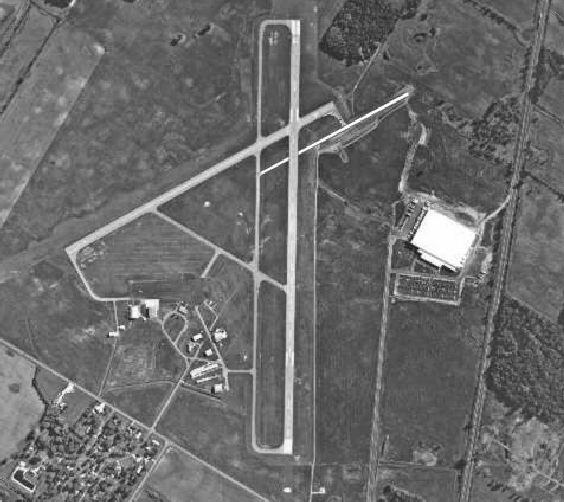
#> input picture images/airport.tif, 564 x 502 px
$ jupyter execute hough-transform.ipynb
#> lines starting #> are read from the running program, lines starting #| are printed output that depends on the picture
# 霍夫变换(Hough Transform)

[cell 1]
import numpy as np
from scipy import ndimage
from matplotlib import pyplot as plt
from skimage import feature , transform

[cell 2]
# 加载canny边缘检测的机场图
f = plt.imread("./../images/airport.tif")
#> f is the input picture: shape (502, 564); min 19, max 255, mean 106.4

f = feature.canny(f , sigma = 3)
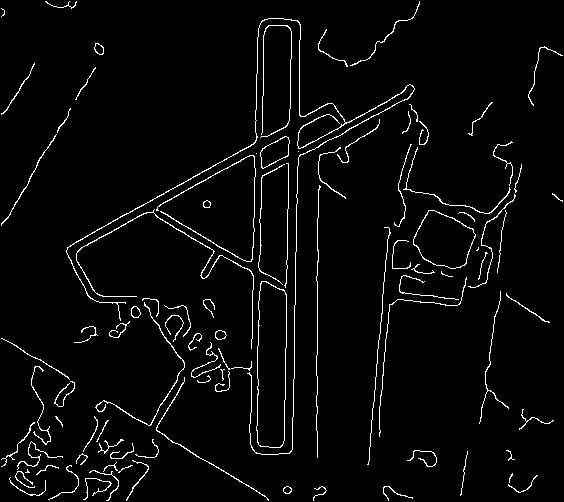
#> f: shape (502, 564) bool; 3.4% white in thin lines or dots

plt.imshow(f,"gray")

[cell 3]
# 霍夫变换
## 投票
import math
h,w = f.shape
#> h = 502; w = 564
max_rho = int(math.sqrt(h ** 2 + w** 2))
#> max_rho = 755
delta_theta = 1
steps = int(180  / delta_theta)
vote = np.zeros((max_rho , steps))
has_value_y , has_value_x = np.where(f != 0)
#> has_value_y = 9671 values from 1 to 500; has_value_x = 9671 values, max 562 at index 470, min 1 at index 54, mean 265.8

for i in range(len(has_value_y)):
    y = has_value_y[i]
    x = has_value_x[i]
    for theta in range(steps):
        t = np.pi / 180 * theta
        rho = int(x * np.cos(t) + y * np.sin(t)) - 1
        vote[rho][theta] += 1
#> this loop made 9671 passes
#> (y, x) on passes 1 to 3: (1, 45), (1, 46), (1, 69)
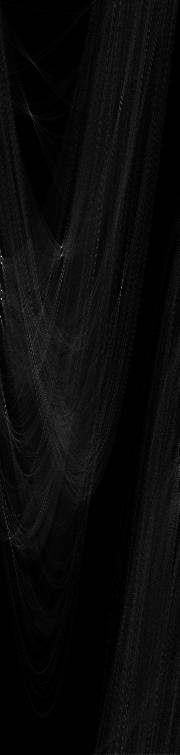
#> vote: shape (755, 180) float64; min 0, max 299, mean 12.8; drawn with min black and max white

[cell 4]
plt. imshow(vote.T , "gray")
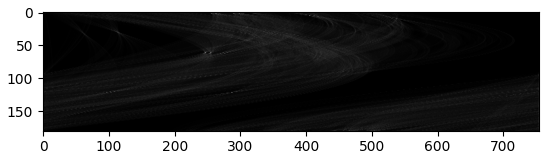
#> figure drawn by matplotlib, 1 panel
